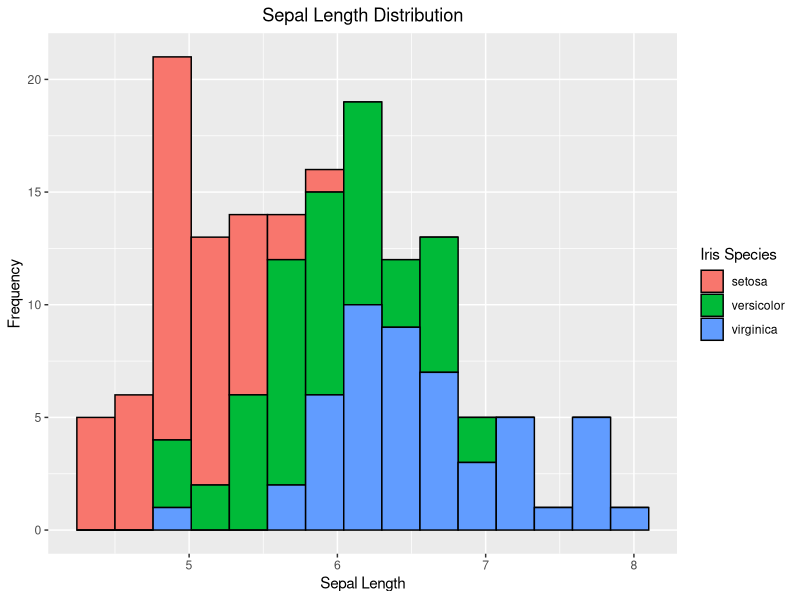
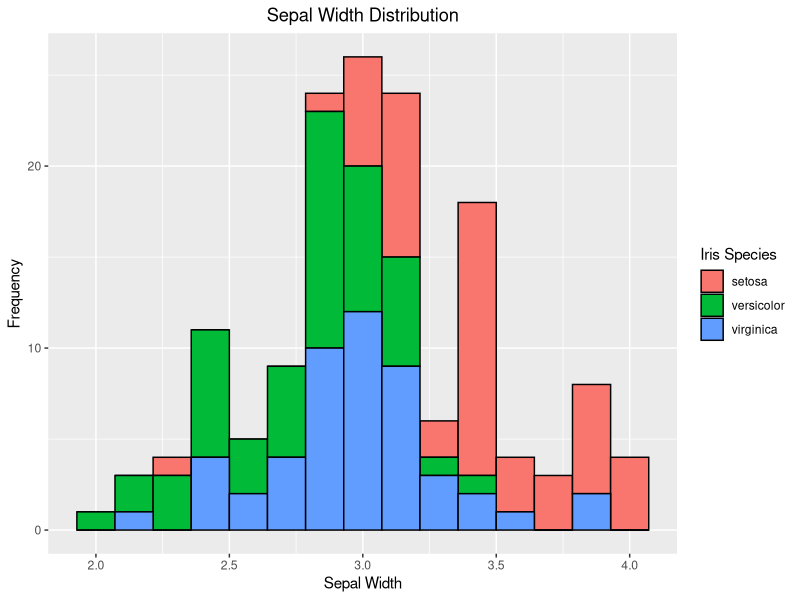
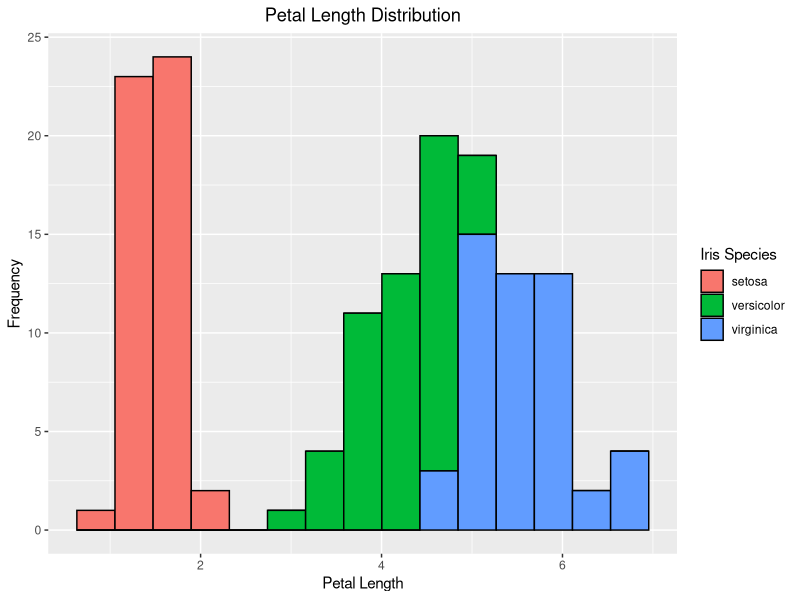
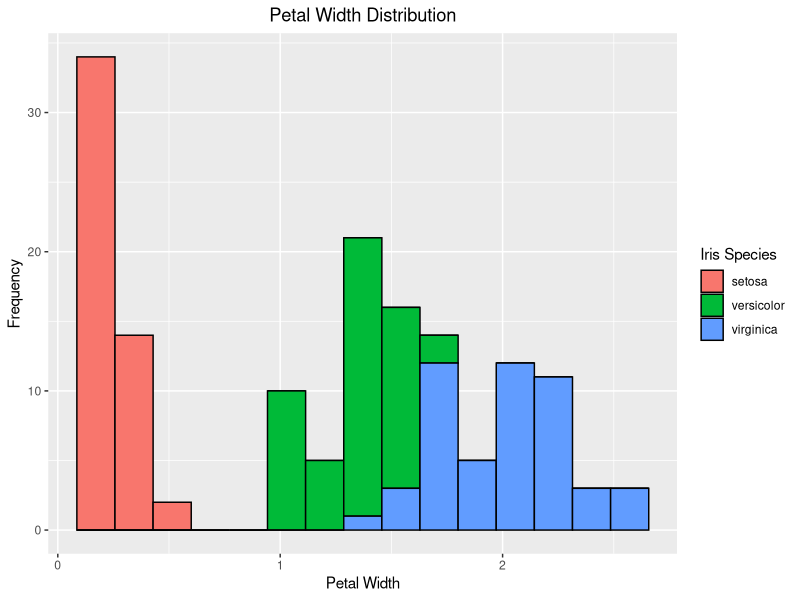
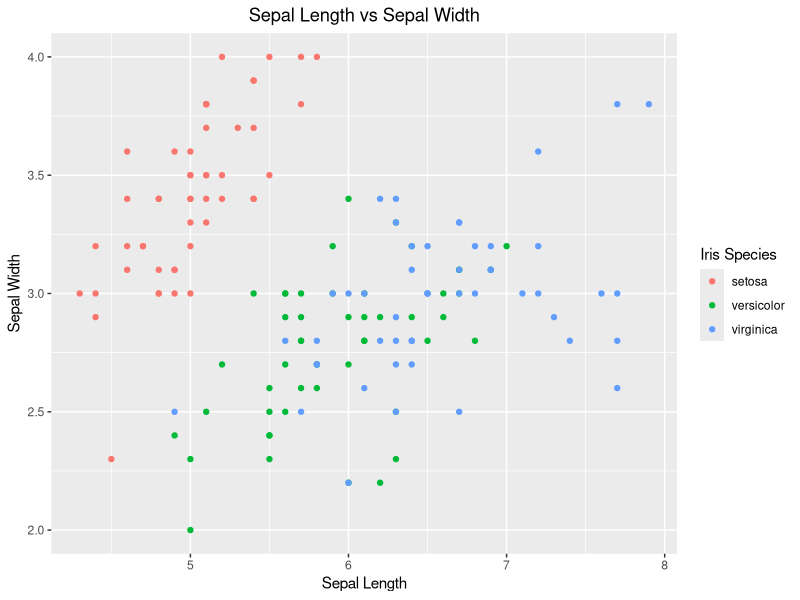
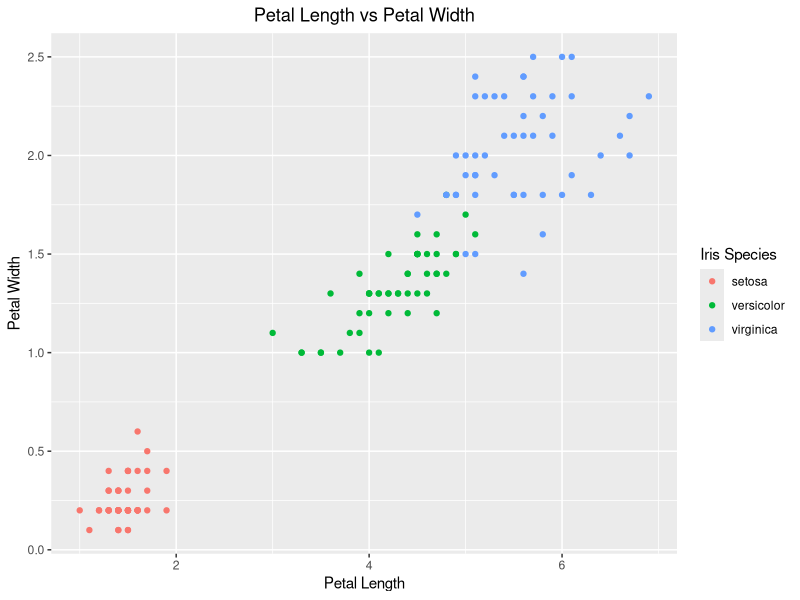
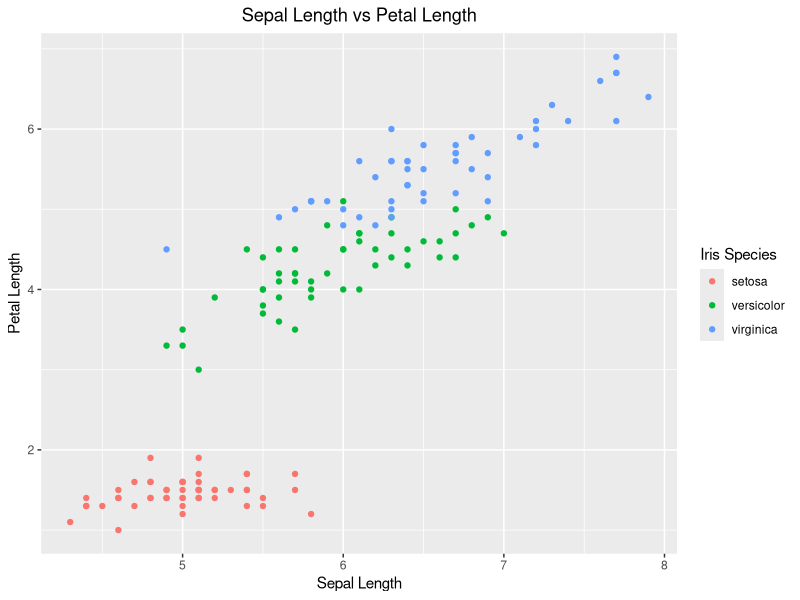
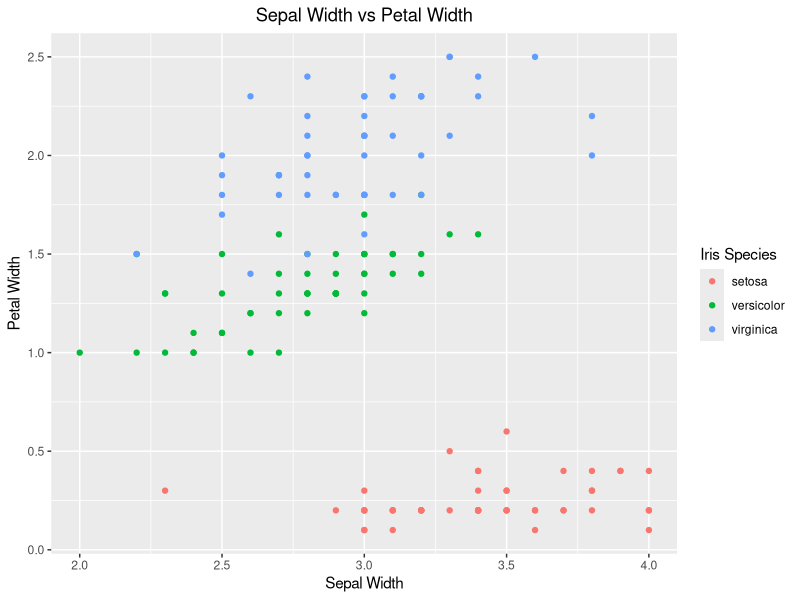

These charts were generated, in order, by the following R code:
## ---- chunk 1
# install.packages("ggplot2", dependencies=TRUE)
# install.packages("dplyr")
# install.packages("tidyr")
# install.packages("data.table")
## ---- chunk 2
library(ggplot2)
library(dplyr)
library(tidyr)
library(data.table)
## ---- chunk 3
iris
head(iris)
str(iris)
## ---- chunk 4
SepalLength <- iris %>%
  select(., Sepal.Length)
# Display the Selected Column
print(SepalLength)
## ---- chunk 5
SepalWidth <- iris %>%
  select(., Sepal.Width)
# Display the Selected Column
print(SepalWidth)
## ---- chunk 6
PetalLength <- iris %>%
  select(., Petal.Length)
# Display the Selected Column
print(PetalLength)
## ---- chunk 7
PetalWidth <- iris %>%
  select(., Petal.Width)
# Display the Selected Column
print(PetalWidth)
## ---- chunk 8
Species <- iris %>%
  select(., Species)
# Display the Selected Column
print(Species)
## ---- chunk 9
a <- iris %>%
  rename(., "Sepal(L)" = Sepal.Length)
# Display the dataset with Renamed Column
print(a)
## ---- chunk 10
b <- iris %>%
  rename(., "Sepal(W)" = Sepal.Width)
# Display the dataset with Renamed Column
print(b)
## ---- chunk 11
c <- iris %>%
  rename(., "Petal(L)" = Petal.Length)
# Display the dataset with Renamed Column
print(c)
## ---- chunk 12
d <- iris %>%
  rename(., "Petal(W)" = Petal.Width)
# Display the dataset with Renamed Column
print(d)
## ---- chunk 13
e <- iris %>%
  rename(., "Iris Species" = Species)
# Display the dataset with Renamed Column
print(e)
## ---- chunk 14
# Check the names of the columns
names(iris)

# Change the names
names(iris) = c("Sepal(L)", "Sepal(W)", "Petal(L)", "Petal(W)", "Iris Species")
# Display the dataset with Renamed Columns
print(iris)
## ---- chunk 15
print(sum(is.na(iris)))
## ---- chunk 16
deleted_na <- iris %>%
  drop_na(.)
# Display the clean dataset (but it has no difference with the original iris dataset, since it has no NA values)
print(deleted_na)
## ---- chunk 17
deleted_na_2 <- iris %>%
  na.omit(.)
# Display the clean dataset (but it has no difference with the original iris dataset, since it has no NA values)
print(deleted_na_2)
## ---- chunk 18
# Replace values with mean
clean_iris <- iris %>%
  mutate_if(., is.numeric, ~ifelse(is.na(.), mean(., na.rm = TRUE), .))

# Display the replaced dataset (but it has no difference with the original iris dataset, since it has no NA values)
print(clean_iris)
## ---- chunk 19
# Replace values with median
clean_iris_2 <- iris %>%
  mutate_if(., is.numeric, ~ifelse(is.na(.), median(., na.rm = TRUE), .))

# Display the replaced dataset (but it has no difference with the original iris dataset, since it has no NA values)
print(clean_iris_2)
## ---- chunk 20
# Make a new column to store categorical variable in numeric
clean_iris$Species <- clean_iris$`Iris Species` %>%
  as.integer(.)

# Search for the mode
mode <- clean_iris$Species %>%
  table(.) %>%
  which.max(.) %>%
  names(.) %>%
  as.integer(.)

# Replace the NA values
clean_iris$Species <- clean_iris$Species %>%
  nafill(., fill = mode)

# Change the values back to string
clean_iris$Species <- clean_iris$Species %>%
  as.factor(.)

levels(clean_iris$Species) = levels(clean_iris$`Iris Species`)

# Remove the raw column
clean_iris <- clean_iris[, -which(names(clean_iris) == "Iris Species")]

# Display the replaced dataset (but it has no difference with the original iris dataset, since it has no NA values)
print(clean_iris)
## ---- chunk 21
# Find the interquartile range
q1_sl <- quantile(iris$`Sepal(L)`, probs = c(0.25))
q3_sl <- quantile(iris$`Sepal(L)`, probs = c(0.75))
iqr_sl <- q3_sl - q1_sl

# Calculate the lower and upper bounds
lb_sl <- round(q1_sl - 1.5 * iqr_sl, digits = 1)
ub_sl <- round(q3_sl + 1.5 * iqr_sl, digits = 1)

# Find the outlier positions
outliers_low_sl <- which(iris$`Sepal(L)` < lb_sl)
outliers_high_sl <- which(iris$`Sepal(L)` > ub_sl)

# Adjust Outliers
iris <- iris %>%
  mutate(., `Sepal(L)` = ifelse(row_number() %in% outliers_low_sl, lb_sl, `Sepal(L)`))
iris <- iris %>%
  mutate(., `Sepal(L)` = ifelse(row_number() %in% outliers_high_sl, ub_sl, `Sepal(L)`))

# Display the Adjusted Dataset
print(iris)
## ---- chunk 22
# Find the interquartile range
q1_sw <- quantile(iris$`Sepal(W)`, probs = c(0.25))
q3_sw <- quantile(iris$`Sepal(W)`, probs = c(0.75))
iqr_sw <- q3_sw - q1_sw

# Calculate the lower and upper bounds
lb_sw <- round(q1_sw - 1.5 * iqr_sw, digits = 1)
ub_sw <- round(q3_sw + 1.5 * iqr_sw, digits = 1)

# Find the outlier positions
outliers_low_sw <- which(iris$`Sepal(W)` < lb_sw)
outliers_high_sw <- which(iris$`Sepal(W)` > ub_sw)

# Adjust Outliers
iris <- iris %>%
  mutate(., `Sepal(W)` = ifelse(row_number() %in% outliers_low_sw, lb_sw, `Sepal(W)`))
iris <- iris %>%
  mutate(., `Sepal(W)` = ifelse(row_number() %in% outliers_high_sw, ub_sw, `Sepal(W)`))

# Display the Adjusted Dataset
print(iris)
## ---- chunk 23
# Find the interquartile range
q1_pl <- quantile(iris$`Petal(L)`, probs = c(0.25))
q3_pl <- quantile(iris$`Petal(L)`, probs = c(0.75))
iqr_pl <- q3_pl - q1_pl

# Calculate the lower and upper bounds
lb_pl <- round(q1_pl - 1.5 * iqr_pl, digits = 1)
ub_pl <- round(q3_pl + 1.5 * iqr_pl, digits = 1)

# Find the outlier positions
outliers_low_pl <- which(iris$`Petal(L)` < lb_pl)
outliers_high_pl <- which(iris$`Petal(L)` > ub_pl)

# Adjust Outliers
iris <- iris %>%
  mutate(., `Petal(L)` = ifelse(row_number() %in% outliers_low_pl, lb_pl, `Petal(L)`))
iris <- iris %>%
  mutate(., `Petal(L)` = ifelse(row_number() %in% outliers_high_pl, ub_pl, `Petal(L)`))

# Display the Adjusted Dataset
print(iris)
## ---- chunk 24
# Find the interquartile range
q1_pw <- quantile(iris$`Petal(W)`, probs = c(0.25))
q3_pw <- quantile(iris$`Petal(W)`, probs = c(0.75))
iqr_pw <- q3_pw - q1_pw

# Calculate the lower and upper bounds
lb_pw <- round(q1_pw - 1.5 * iqr_pw, digits = 1)
ub_pw <- round(q3_pw + 1.5 * iqr_pw, digits = 1)

# Find the outlier positions
outliers_low_pw <- which(iris$`Petal(W)` < lb_pw)
outliers_high_pw <- which(iris$`Petal(W)` > ub_pw)

# Adjust Outliers
iris <- iris %>%
  mutate(., `Petal(W)` = ifelse(row_number() %in% outliers_low_pw, lb_pw, `Petal(W)`))
iris <- iris %>%
  mutate(., `Petal(W)` = ifelse(row_number() %in% outliers_high_pw, ub_pw, `Petal(W)`))

# Display the Adjusted Dataset
print(iris)
## ---- chunk 25
# Get statistical summary of each column
statsum <- iris %>%
  summary()

# Display the statistical summaries
print(statsum)
## ---- chunk 26
# Generate histogram
hist_1 <- iris %>%
  ggplot(., aes(x = `Sepal(L)`, fill = `Iris Species`)) +
  geom_histogram(color = 'black', bins = 15) +
  labs(title = "Sepal Length Distribution", x = "Sepal Length", y = "Frequency") +
  theme(plot.title = element_text(hjust = 0.5))

# Display histogram
print(hist_1)
## ---- chunk 27
# Generate histogram
hist_2 <- iris %>%
  ggplot(., aes(x = `Sepal(W)`, fill = `Iris Species`)) +
  geom_histogram(color = 'black', bins = 15) +
  labs(title = "Sepal Width Distribution", x = "Sepal Width", y = "Frequency") +
  theme(plot.title = element_text(hjust = 0.5))

# Display histogram
print(hist_2)
## ---- chunk 28
# Generate histogram
hist_3 <- iris %>%
  ggplot(., aes(x = `Petal(L)`, fill = `Iris Species`)) +
  geom_histogram(color = 'black', bins = 15) +
  labs(title = "Petal Length Distribution", x = "Petal Length", y = "Frequency") +
  theme(plot.title = element_text(hjust = 0.5))

# Display histogram
print(hist_3)
## ---- chunk 29
# Generate histogram
hist_4 <- iris %>%
  ggplot(., aes(x = `Petal(W)`, fill = `Iris Species`)) +
  geom_histogram(color = 'black', bins = 15) +
  labs(title = "Petal Width Distribution", x = "Petal Width", y = "Frequency") +
  theme(plot.title = element_text(hjust = 0.5))

# Display histogram
print(hist_4)
## ---- chunk 30
# Generate scatter plot
splot_slsw <- iris %>%
  ggplot(., aes(x = `Sepal(L)`, y = `Sepal(W)`, color = `Iris Species`)) +
  geom_point() +
  labs(title = "Sepal Length vs Sepal Width", x = "Sepal Length", y = "Sepal Width") +
  theme(plot.title = element_text(hjust = 0.5))

# Display the scatter plot
print(splot_slsw)
## ---- chunk 31
# Generate scatter plot
splot_plpw <- iris %>%
  ggplot(., aes(x = `Petal(L)`, y = `Petal(W)`, color = `Iris Species`)) +
  geom_point() +
  labs(title = "Petal Length vs Petal Width", x = "Petal Length", y = "Petal Width") +
  theme(plot.title = element_text(hjust = 0.5))

# Display the scatter plot
print(splot_plpw)
## ---- chunk 32
# Generate scatter plot
splot_slpl <- iris %>%
  ggplot(., aes(x = `Sepal(L)`, y = `Petal(L)`, color = `Iris Species`)) +
  geom_point() +
  labs(title = "Sepal Length vs Petal Length", x = "Sepal Length", y = "Petal Length") +
  theme(plot.title = element_text(hjust = 0.5))

# Display the scatter plot
print(splot_slpl)
## ---- chunk 33
# Generate scatter plot
splot_swpw <- iris %>%
  ggplot(., aes(x = `Sepal(W)`, y = `Petal(W)`, color = `Iris Species`)) +
  geom_point() +
  labs(title = "Sepal Width vs Petal Width", x = "Sepal Width", y = "Petal Width") +
  theme(plot.title = element_text(hjust = 0.5))

# Display the scatter plot
print(splot_swpw)
## ---- chunk 34
# Check Normality of Each Column
shapiro.test(iris$`Sepal(L)`)
shapiro.test(iris$`Sepal(W)`)
shapiro.test(iris$`Petal(L)`)
shapiro.test(iris$`Petal(W)`)

# Normalize the Sepal Length Column
iris$`Sepal(L)`
iris$`Sepal(L)` <- scale(iris$`Sepal(L)`) %>% 
  round(., digits = 1)

# Normalize the Petal Length Column
iris$`Petal(L)`
iris$`Petal(L)` <- scale(iris$`Petal(L)`) %>% 
  round(., digits = 1)

# Normalize the Petal Width Column
iris$`Petal(W)`
iris$`Petal(W)` <- scale(iris$`Petal(W)`) %>% 
  round(., digits = 1)
## ---- chunk 35
# Test the correlation
slsw <- cor.test(iris$`Sepal(L)`, iris$`Sepal(W)`, method = "pearson")

# Display the correlation coefficient
print(slsw$estimate)
## ---- chunk 36
# Test the correlation
plpw <- cor.test(iris$`Petal(L)`, iris$`Petal(W)`, method = "pearson")

# Display the correlation coefficient
print(plpw$estimate)
## ---- chunk 37
# Test the correlation
slpl <- cor.test(iris$`Sepal(L)`, iris$`Petal(L)`, method = "pearson")

# Display the correlation coefficient
print(slpl$estimate)
## ---- chunk 38
# Test the correlation
swpw <- cor.test(iris$`Sepal(W)`, iris$`Petal(W)`, method = "pearson")

# Display the correlation coefficient
print(swpw$estimate)
## ---- chunk 39
# Perform linear regression
linearreg <- iris %>%
  lm(formula = `Sepal(L)` ~ `Petal(L)` + `Petal(W)`, .)

# Display the summary
print(summary(linearreg))
## ---- chunk 40
reg_slpl <- iris %>%
  ggplot(., aes(x = `Petal(L)`, y = `Sepal(L)`, color = `Iris Species`)) +
  geom_point() +
  geom_smooth(method = "lm", se = FALSE, color = '#C6BB5E') +
  labs(title = "Linear Regression : Sepal Length vs Petal Length", x = "Petal Length", y = "Sepal Length") +
  theme(plot.title = element_text(hjust = 0.5))

# Display the regression plot
print(reg_slpl)
## ---- chunk 41
reg_slpw <- iris %>%
  ggplot(., aes(x = `Petal(W)`, y = `Sepal(L)`, color = `Iris Species`)) +
  geom_point() +
  geom_smooth(method = "lm", se = FALSE, color = '#C6BB5E') +
  labs(title = "Linear Regression : Sepal Length vs Petal Width", x = "Petal Width", y = "Sepal Length") +
  theme(plot.title = element_text(hjust = 0.5))

# Display the regression plot
print(reg_slpw)
## ---- chunk 42
# Slice the p-value from the summary
pl_p_value <- summary(linearreg)$coefficients["`Petal(L)`", "Pr(>|t|)"]

# Display the p-value
print(pl_p_value)
